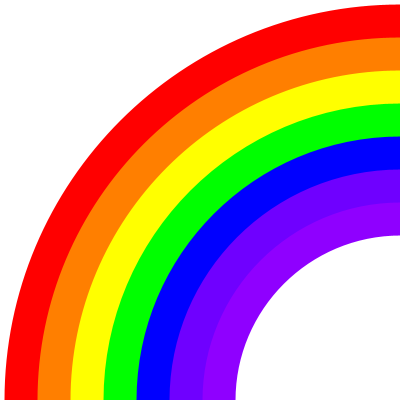
Frame 1 (no input)
Frame 60 (the mouse pressed at the canvas centre just before this capture): identical to frame 1, image omitted
Frame 120 (the mouse held since frame 60 and released just before this capture): identical to frame 1, image omitted

The Processing sketch that drew this single still picture (run headless with seeded random() and noise(); from frame 60 on, the mouse is pressed at the canvas centre):

// Processing sketch: Rainbow
// ── Rainbow.pde
void setup()
{
  size(400,400);
}

void draw()
{
  background(255);
  smooth();
  
  int bull_width = 66;
  strokeWeight(bull_width);
  ellipseMode(CENTER);
  noFill();
  
  int bull_size_x, bull_size_y;
  for(int i=7; i>=-5; i--)
  {
    switch(i)
    {
      case -5:
            stroke(255);
      break;
      case -4:
            stroke(255);
      break;
       case -3:
            stroke(255);
      break;
       case -2:
            stroke(255);
      break;
       case -1:
            stroke(255);
      break;
      case 0:
            stroke(255);
      break;
      case 1:
            stroke(143,0,255);
      break;
      case 2:
            stroke(111,0,255);  
      break;
      case 3:
            stroke(0,0,255);
      break;
      case 4:
             stroke(0,255,0);         
      break;
      case 5:
             stroke(255,255,0);         
      break;
      case 6:
             stroke(255,127,0);         
      break;
      case 7:
             stroke(255,0,0); 
      break;
      
    }
      if(i!=0)
      {
        bull_size_x = (i+4)*bull_width;
        bull_size_y = (i+4)*bull_width; 
      }else
      {
        strokeWeight(bull_width);
        bull_size_x = (i+4)*bull_width;
        bull_size_y = (i+4)*bull_width; 
      }
   
      ellipse(width, height, bull_size_x, bull_size_y);
      
  }   
}
